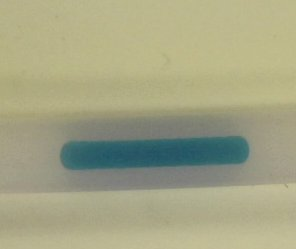
#> input picture Python/ImageProcessing/2o10c.jpg, 296 x 249 px
$ python Lines.py
#> lines starting #> are read from the running program, lines starting #| are printed output that depends on the picture; after the words box and inside, x2 and y2 are one past the last pixel; in counts of white or black regions, pixels touching at a corner belong together
import cv2
import numpy as np
from matplotlib import pyplot as plt


img = cv2.imread('2o10c.jpg',1)
#> img is the input picture: shape (249, 296, 3); mean B, G, R 132.7, 164.1, 163.7
b,g,r= cv2.split(img)
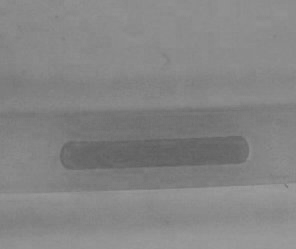
#> b: shape (249, 296); min 95, max 160, mean 132.7
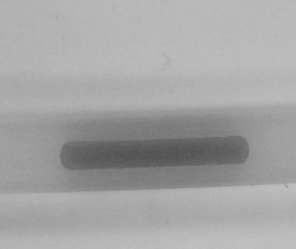
#> g: shape (249, 296); min 82, max 193, mean 164.1
img=r.copy()
img[:]=0
#> img: shape (249, 296); every value is 0

edges = cv2.Canny(r,20,80,apertureSize = 3)
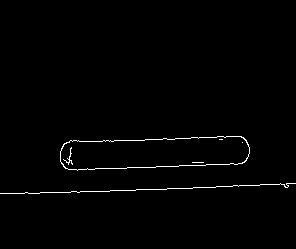
#> edges: shape (249, 296); 1.1% white in thin lines or dots, all inside (x1, y1, x2, y2) = (0, 136, 296, 194)

lines = cv2.HoughLinesP(edges,1,np.pi/180,20)
#> lines = 30 rows, first 6: [4, 193, 24, 193], [193, 187, 215, 187], [68, 169, 76, 169], [88, 169, 94, 169], [281, 184, 284, 184], [110, 190, 164, 189]
for x1,y1,x2,y2 in lines[:,0]:
        cv2.line(r,(x1,y1),(x2,y2),(0,0,255),2)
        cv2.line(img,(x1,y1),(x2,y2),(255,255,255),2)
#> this loop made 30 passes
#> (x1, y1, x2, y2) on passes 1 to 12: (4, 193, 24, 193), (193, 187, 215, 187), (68, 169, 76, 169), (88, 169, 94, 169), (281, 184, 284, 184), (110, 190, 164, 189), (79, 141, 104, 140), (184, 165, 205, 165), (200, 137, 216, 137), (286, 183, 295, 183), (156, 166, 172, 166), (80, 191, 95, 191)
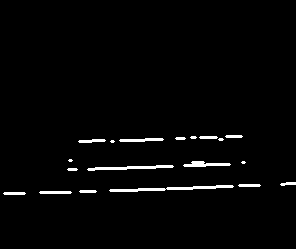
#> img: shape (249, 296); 2.1% white; 19 white regions (5 under 20 px), largest, box (x1, y1, x2, y2) and area: (109, 185, 234, 192) 367, (87, 165, 174, 171) 257, (183, 161, 231, 167) 178
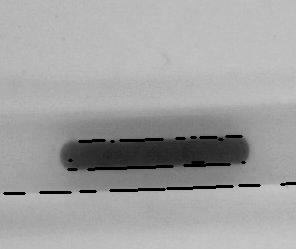
#> r: shape (249, 296); min 0, max 198, mean 161.2


edges = cv2.Canny(img,20,80,apertureSize = 3)
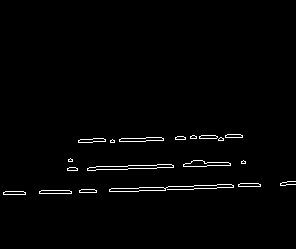
#> edges: shape (249, 296); 1.5% white in thin lines or dots, all inside (x1, y1, x2, y2) = (3, 134, 296, 195)

lines = cv2.HoughLines(img,1,np.pi/180,50)
#> lines = 22 rows, first 8: [194, 1.54], [192, 1.55], [197, 1.52], [171, 1.54], [174, 1.52], [169, 1.55], [144, 1.54], [141, 1.55]

for rho,theta in lines[0]:
    a = np.cos(theta)
    b = np.sin(theta)
    x0 = a*rho
    y0 = b*rho
    x1 = int(x0 + 1000*(-b))
    y1 = int(y0 + 1000*(a))
    x2 = int(x0 - 1000*(-b))
    y2 = int(y0 - 1000*(a))

    cv2.line(img,(x1,y1),(x2,y2),(150,150,150),2)
#> this loop made 1 pass
#> (rho, theta, a, b, x0, y0, x1, y1) on pass 1: (194, 1.54, 0.0349, 0.999, 6.77, 193.9, -992, 228)
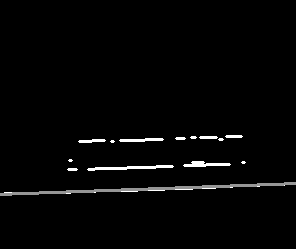
#> img: shape (249, 296); 1.2% of pixels changed, all inside (x1, y1, x2, y2) = (0, 182, 296, 196)

cv2.imshow('detected circles',r)
cv2.waitKey(0)
cv2.imshow('houghlines3.jpg',img)
cv2.waitKey(0)
print(cv2.minMaxLoc(img))
#| (0.0, 255.0, (0, 0), (226, 135))

$ run again, with Python/ImageProcessing/1o10c.jpg copied over Python/ImageProcessing/2o10c.jpg
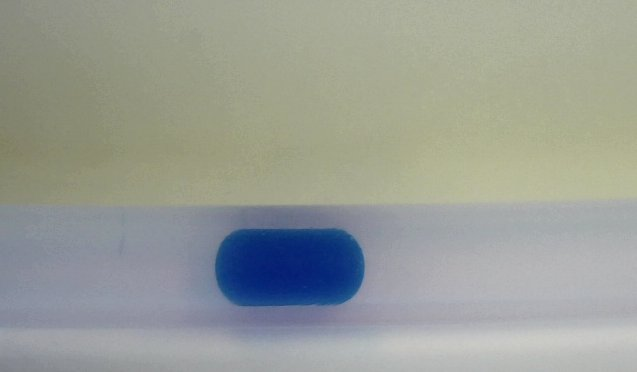
#> input picture Python/ImageProcessing/1o10c.jpg, 637 x 372 px
#> img is the input picture: shape (372, 637, 3); mean B, G, R 150.2, 157.3, 153
#> `lines = cv2.HoughLinesP(edges,1,np.pi/180,20)`: lines = 23 rows, first 6: [264, 205, 311, 205], [336, 304, 340, 304], [280, 305, 310, 305], [312, 228, 336, 228], [328, 204, 330, 204], [340, 204, 377, 204]
#> the loop `for x1,y1,x2,y2 in lines[:,0]:` made 23 passes
#> after the loop `for x1,y1,x2,y2 in lines[:,0]:`:
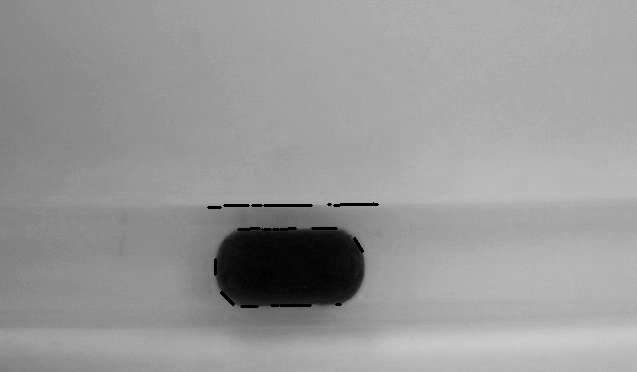
#> r: shape (372, 637); min 0, max 203, mean 152.5
#> `lines = cv2.HoughLines(img,1,np.pi/180,50)`: lines = 19 rows, first 8: [210, 1.55], [205, 1.57], [215, 1.54], [199, 1.59], [229, 1.57], [233, 1.55], [238, 1.54], [196, 1.61]
#> the loop `for rho,theta in lines[0]:` made 1 pass
#> (rho, theta, a, b, x0, y0, x1, y1) on pass 1: (210, 1.55, 0.0175, 1, 3.67, 210, -996, 227)
#> after the loop `for rho,theta in lines[0]:`:
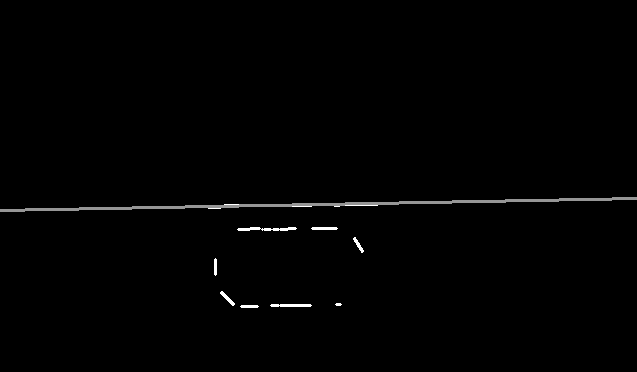
#> img: shape (372, 637); min 0, max 255, mean 2
#| (0.0, 255.0, (0, 0), (224, 204))

$ run again, with Python/ImageProcessing/1o10.jpg copied over Python/ImageProcessing/2o10c.jpg
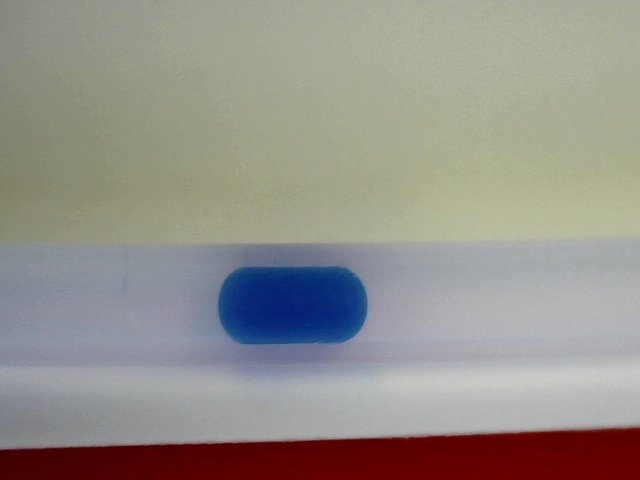
#> input picture Python/ImageProcessing/1o10.jpg, 640 x 480 px
#> img is the input picture: shape (480, 640, 3); mean B, G, R 137.8, 144.5, 148.5
#> `lines = cv2.HoughLinesP(edges,1,np.pi/180,20)`: lines = 67 rows, first 6: [81, 446, 85, 446], [348, 438, 366, 438], [367, 438, 384, 438], [22, 448, 41, 448], [183, 443, 189, 443], [501, 430, 505, 430]
#> the loop `for x1,y1,x2,y2 in lines[:,0]:` made 67 passes
#> after the loop `for x1,y1,x2,y2 in lines[:,0]:`:
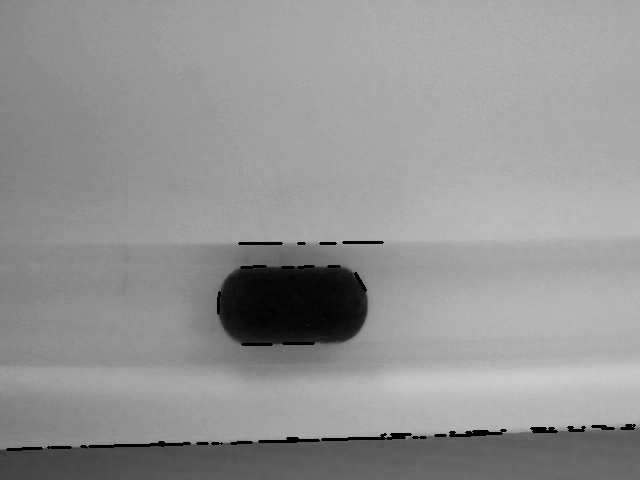
#> r: shape (480, 640); min 0, max 204, mean 147.4
#> `lines = cv2.HoughLines(img,1,np.pi/180,50)`: lines = 39 rows, first 8: [450, 1.54], [456, 1.52], [447, 1.55], [465, 1.5], [440, 1.55], [461, 1.5], [243, 1.57], [248, 1.55]
#> the loop `for rho,theta in lines[0]:` made 1 pass
#> (rho, theta, a, b, x0, y0, x1, y1) on pass 1: (450, 1.54, 0.0349, 0.999, 15.7, 449.7, -983, 484)
#> after the loop `for rho,theta in lines[0]:`:
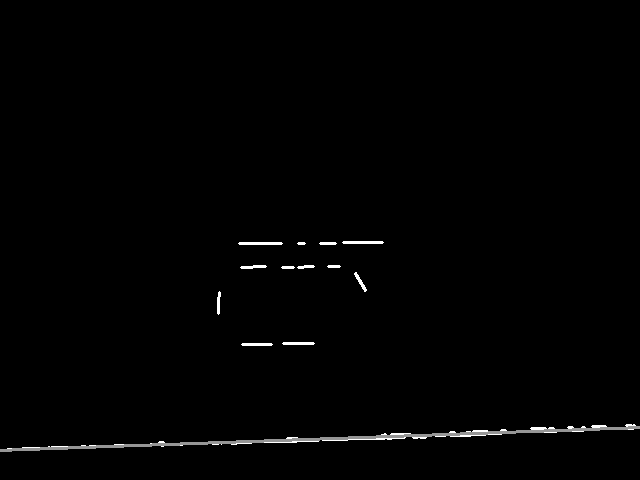
#> img: shape (480, 640); min 0, max 255, mean 2.2
#| (0.0, 255.0, (0, 0), (343, 241))

$ run again, with Python/ImageProcessing/2o10.jpg copied over Python/ImageProcessing/2o10c.jpg
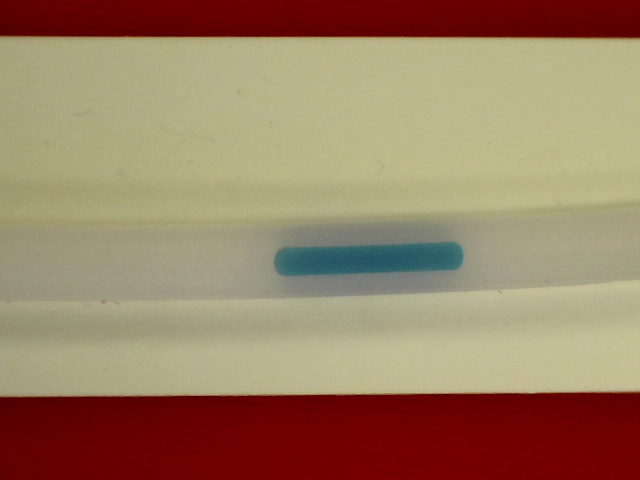
#> input picture Python/ImageProcessing/2o10.jpg, 640 x 480 px
#> img is the input picture: shape (480, 640, 3); mean B, G, R 99.2, 126.3, 154.9
#> `lines = cv2.HoughLinesP(edges,1,np.pi/180,20)`: lines = 70 rows, first 6: [258, 36, 409, 36], [403, 293, 404, 293], [36, 396, 164, 396], [343, 394, 409, 394], [448, 291, 473, 291], [462, 37, 585, 37]
#> the loop `for x1,y1,x2,y2 in lines[:,0]:` made 70 passes
#> `lines = cv2.HoughLines(img,1,np.pi/180,50)`: lines = 83 rows, first 8: [36, 1.57], [395, 1.57], [307, 1.54], [401, 1.55], [302, 1.55], [314, 1.52], [29, 1.59], [41, 1.55]
#> the loop `for rho,theta in lines[0]:` made 1 pass
#> (rho, theta, a, b, x0, y0, x1, y1) on pass 1: (36, 1.57, -4.37e-08, 1, -1.57e-06, 36, -1000, 35)
#> after the loop `for rho,theta in lines[0]:`:
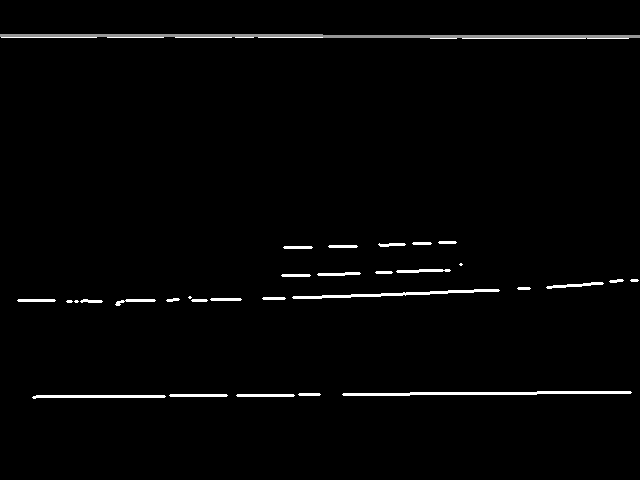
#> img: shape (480, 640); min 0, max 255, mean 4.6
#| (0.0, 255.0, (0, 0), (1, 37))
